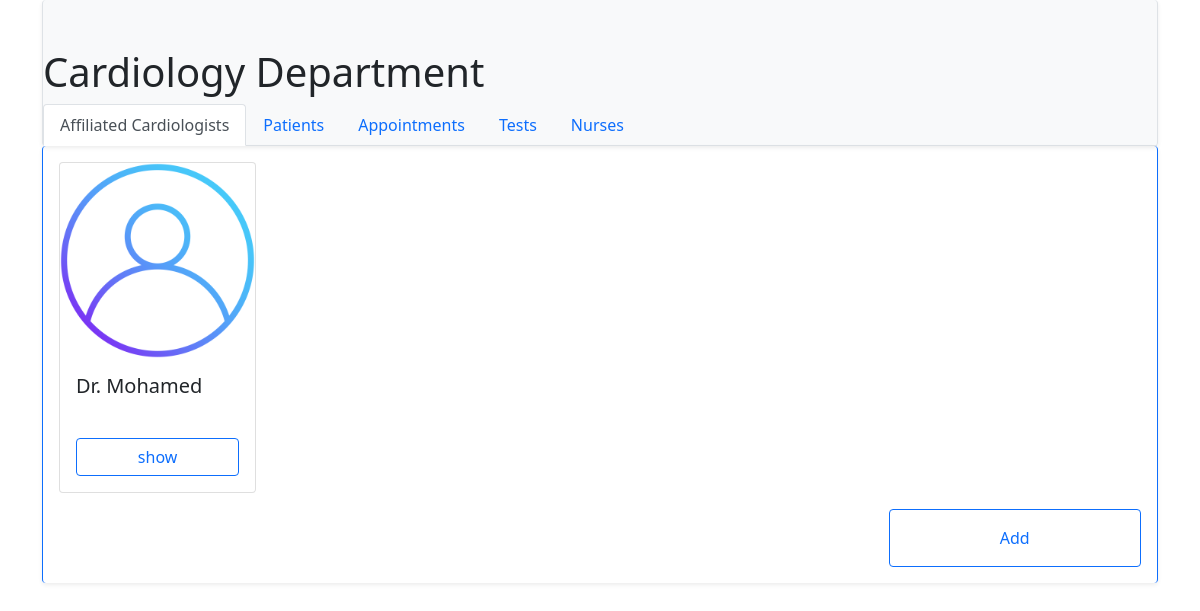
Before: / with the older database file.
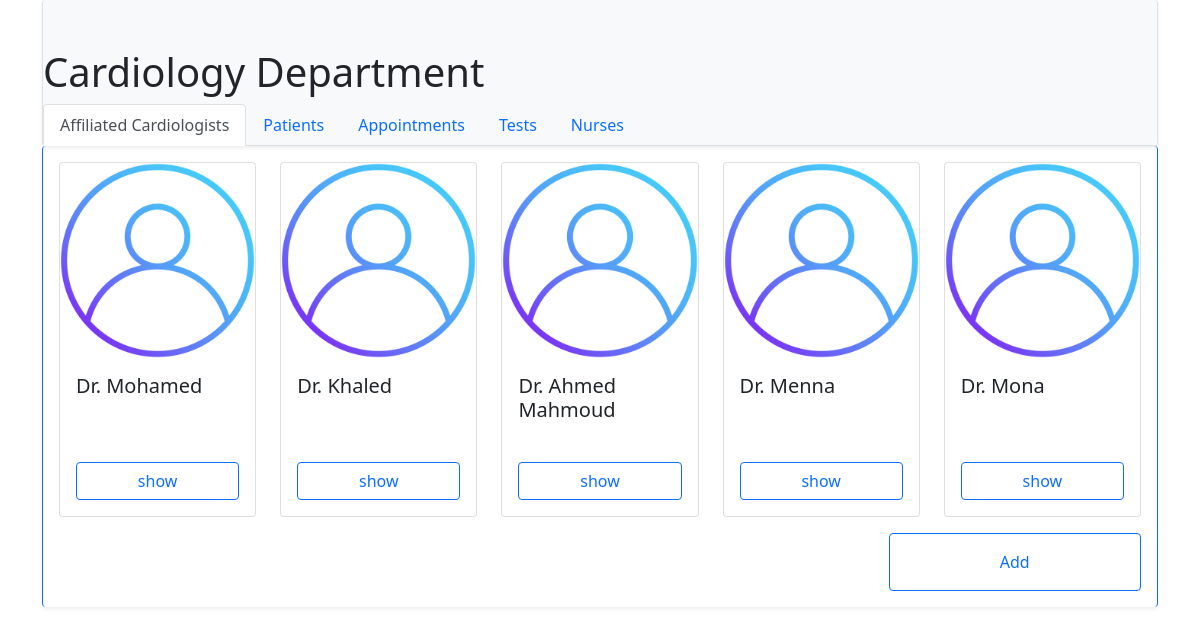
After: the same page with the newer database file.
### radiologyDepartment/models.py (models this page shows, shortened)
class Cardiologist(models.Model):
    GENDER_CHOICES = (('m','male'),('f','female'))
    GENDER_MALE = 'm'
    GENDER_FEMALE = 'f'
    SPECIALIZATIONS = (
        ('G','General cardiology'),
        ('C','Cardiac electrophysiology'),
        ('E','Echocardiography'),
        ('H','Heart failure and transplant cardiology'),
    )
    name = models.CharField(max_length=100,null=True)
    age = models.CharField(max_length=3, null=True,blank=True)
    gender = models.CharField(max_length=1,choices=GENDER_CHOICES,default=GENDER_MALE)
    brief_info = models.TextField(null=True,blank=True)
    specialization = models.CharField(max_length=1, choices=SPECIALIZATIONS,default='G',null=True)
    phone_number = models.CharField(max_length=14,null=True)
    experience = models.CharField(max_length=2,null=True)

### radiologyDepartment/views.py (the view)
# urls.py: path('',views.main,name='main'),
def main(request):
    template = loader.get_template('main.html')
    context = get_context(tab1='active')
    return HttpResponse(template.render(context,request))

### radiologyDepartment/views.py (called while the page is built)
def show_status(date,time):
   if(date>datetime.now().date()):
        return 'In progress'
   if(date< datetime.now().date()):
        return 'Done'
   if(date==datetime.now().date() and time >datetime.now().time()):
        return 'Today'
   if(date==datetime.now().date() and time <datetime.now().time()):
        return 'Done'
   else:
        return 'Done'

def show_color(status):
    if(status =='In progress'):
        return 'primary'
    if(status == 'Today'):
        return 'danger'
    if(status =='Done'):
        return 'secondary'
    if(status =='Not Ready'):
        return 'secondary'
    if(status=='Ready'):
        return 'success'
    if(status=='Completed'):
        return 'primary'
    else:
        return 'secondary'

### radiologyDepartment/templates/main.html (shortened to what this page needs)
{% load static %}
<!DOCTYPE html>
<html>
<head>
  <link rel="stylesheet" href="{% static 'bootstrap.css' %}">
  <link rel="stylesheet" href="{%static 'main.css' %}">
</head>
<body>
  <div class="container ">
    <div class="pt-5 bg-light border  border-bottom-0 border-top-0 rounded  shadow-sm">
      <h1 class="mx-auto text-dark">Cardiology Department</h1>
      <ul class="nav nav-tabs" id="myTab" role="tablist">
        <li class="nav-item" role="presentation">
          <button class="nav-link {{tab1}}" id="cardiologists-tab" data-bs-toggle="tab" data-bs-target="#cardiologists"
            type="button" role="tab" aria-controls="cardiologists" aria-selected="false">Affiliated
            Cardiologists</button>
        </li>
        <li class="nav-item" role="presentation">
          <button class="nav-link {{tab2}}" id="patients-tab" data-bs-toggle="tab" data-bs-target="#patients" type="button"
            role="tab" aria-controls="patients" aria-selected="true">Patients</button>
        </li>
        <li class="nav-item" role="presentation">
          <button class="nav-link {{tab3}}" id="appointments-tab" data-bs-toggle="tab" data-bs-target="#appointments"
            type="button" role="tab" aria-controls="appointments" aria-selected="false">Appointments</button>
        </li>
        <li class="nav-item" role="presentation">
          <button class="nav-link {{tab4}}" id="tests-tab" data-bs-toggle="tab" data-bs-target="#tests" type="button" role="tab"
            aria-controls="tests" aria-selected="false">Tests</button>
        </li>
        <li class="nav-item" role="presentation">
          <button class="nav-link {{tab5}}" id="nurses-tab" data-bs-toggle="tab" data-bs-target="#nurses" type="button"
            role="tab" aria-controls="nurses" aria-selected="false">Nurses</button>
        </li>
      </ul>
    </div>
    <div class="border  pb-3 mb-5 ps-3 pe-3 border-primary border-bottom-0 border-top-0 rounded  shadow-sm">
      <div class="tab-content" id="myTabContent">
        {% include 'cardiology/cardiology.html' %}
      </div>
    </div>
  </div>
</body>
</html>

### radiologyDepartment/templates/cardiology/cardiology.html
{% load static %}
<div class="tab-pane fade {% if tab1 %} show {{tab1}} {% endif %} pt-3" id="cardiologists" role="tabpanel"
        aria-labelledby="cardiologists-tab">
        <div class="row row-cols-1 row-cols-md-5 g-4">
          {% for c in cardiologists %}
          <div class="col">
            <div class="card cardlist h-100">
              <img src="{%static 'cardiologyicon.png'%}" class="card-img-top" alt="...">
              <div class="card-body">
                <h5 class="card-title">Dr. {{c.name}}</h5>
              </div>
              <button type="button" class="btn btn-outline-primary m-3" data-bs-toggle="modal"
                data-bs-target="#cardioInfoModal{{forloop.counter}}">show</button>
            </div>
          </div>
          {% endfor %}
        </div>
        <div class="row row-cols-4 flex-row-reverse pt-3">
          <div class="btn-group" role="group" aria-label="Basic example">
            <button type="button" class="p-3 btn btn-outline-primary" data-bs-toggle="modal"
              data-bs-target="#addCardioModal">Add</button>
          </div>
        </div>
      </div>

### radiologyDepartment/templates/patients/patients.html (shortened to what this page needs)
{% load static %}

### radiologyDepartment/templates/nurses/nurses.html (shortened to what this page needs)
{% load static %}

Changed rows visible on the page:
added Cardiologist: name "Khaled"
added Cardiologist: name "Ahmed Mahmoud"
added Cardiologist: name "Menna"
added Cardiologist: name "Mona"
